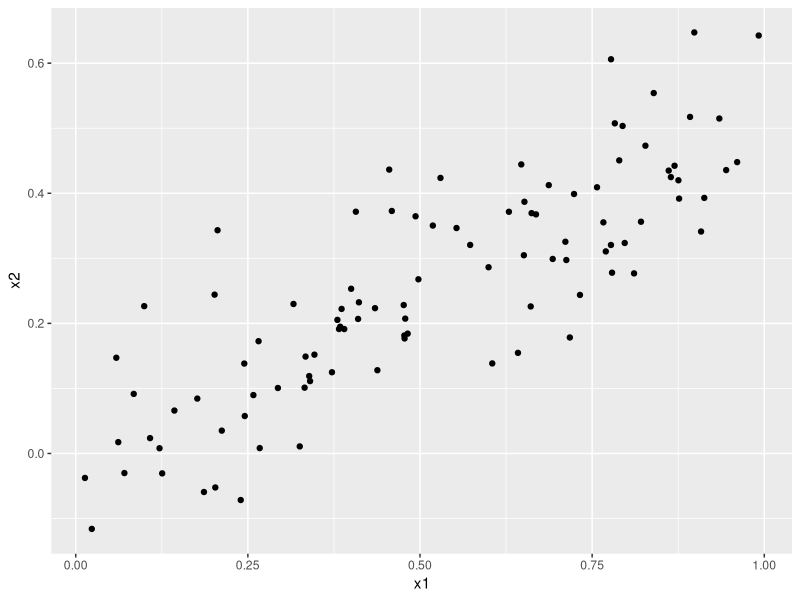
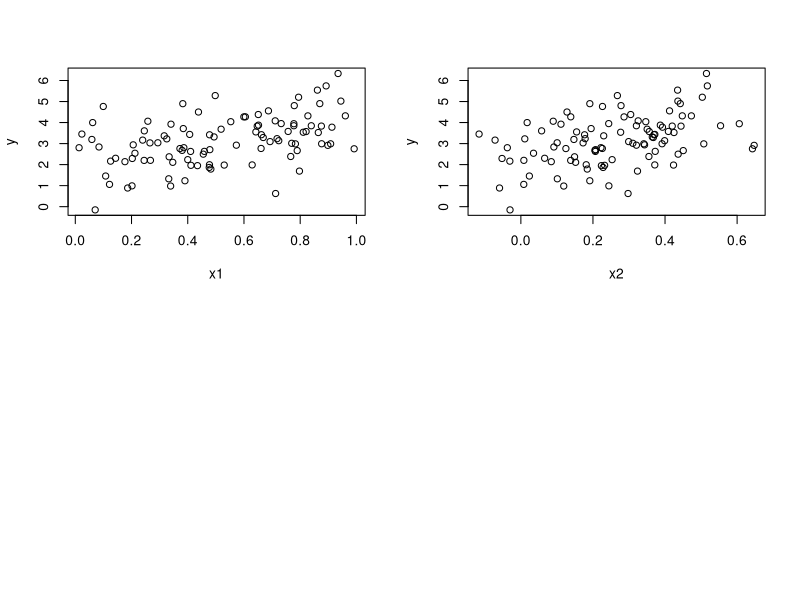

These figures' R source, in order: (Note: this script raises an error after producing the figures.)
## ---- chunk 1
y = 50+20*4+0.07*110+35+0.01*110*4-10*4
y
## ---- chunk 2
set.seed(1)
x1=runif(100)
x2 =0.5*x1+rnorm(100)/10
y=2+2*x1 +0.3*x2+rnorm(100)
## ---- chunk 3
library(ggplot2)
cor(x1,x2)
qplot(x1,x2)
## ---- chunk 4
model1 = glm(y~x1+x2)
summary(model1)
## ---- chunk 5
model2 = glm(y~x1)
summary(model2)
## ---- chunk 6
model3 = glm(y~x2)
summary(model3)
## ---- chunk 7
model1 = (y~x1+x2)
summary(model1)
par(mfrow=c(2,2))
plot(model1)
rstudent(model1)[abs(rstudent(model1))>2]
par(mfrow=c(1,1))
plot(hatvalues (model1))
which.max(hatvalues(model1))
## ---- chunk 8
model2 = lm(y~x1)
summary(model2)
par(mfrow=c(2,2))
plot(model2)
rstudent(model2)[abs(rstudent(model2))>2]
par(mfrow=c(1,1))
plot(hatvalues(model2))
which.max(hatvalues(model2))
## ---- chunk 9
model3 = lm(y~x2)
summary(model3)
par(mfrow=c(2,2))
plot(model3)
rstandard(model3)[abs(rstandard(model3))>2]
rstudent(model3)[abs(rstudent(model3))>2]
par(mfrow=c(1,1))
plot(hatvalues(model3))
which.max(hatvalues(model3))
